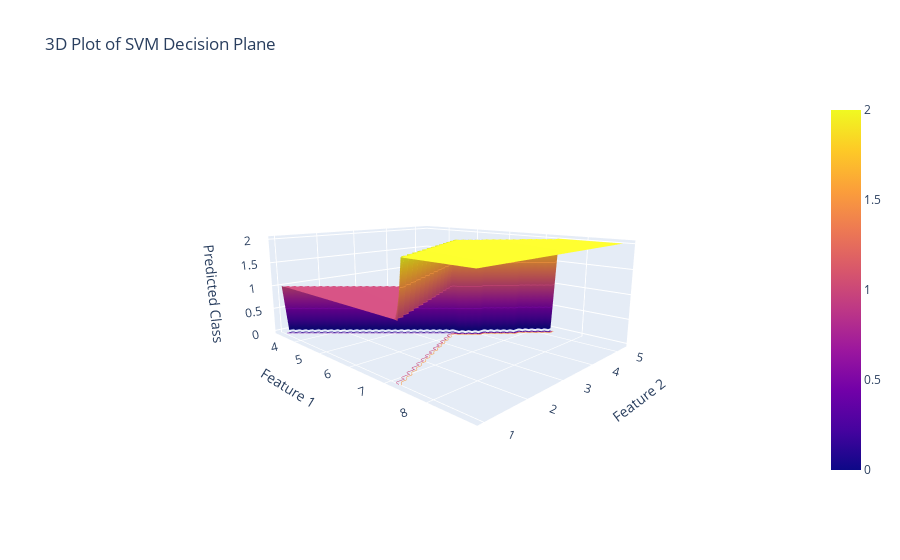

The code cell stored with this chart in its notebook:
### Markdown cell above
Summary:
- SVM has a lower false positive (FP) rate, which can save costs by avoiding unnecessary treatment for patients who don't need it. However, the tradeoff is a higher false negative (FN) rate, meaning we're misclassifying patients who do have AHD as not having it.
- On the other hand, Naive Bayes (NB) strikes a better balance between false positives and false negatives, which is ideal if you value both metrics equally.

### Code cell
import numpy as np
import plotly.graph_objects as go
from sklearn import svm, datasets

# Sample data for demonstration
iris = datasets.load_iris()
X = iris.data[:, :2]  # We'll use only the first two features for visualization
y = iris.target

# Train SVM model
clf = svm.SVC(kernel='linear')
clf.fit(X, y)

# Generate points on the decision plane
x_min, x_max = X[:, 0].min() - 1, X[:, 0].max() + 1
y_min, y_max = X[:, 1].min() - 1, X[:, 1].max() + 1
xx, yy = np.meshgrid(np.arange(x_min, x_max, 0.1),
                     np.arange(y_min, y_max, 0.1))

# Predict the class labels for the grid points
Z = clf.predict(np.c_[xx.ravel(), yy.ravel()])
Z = Z.reshape(xx.shape)

# Create the 3D plot
fig = go.Figure(data=[go.Surface(x=xx, y=yy, z=Z)])
fig.update_traces(contours_z=dict(show=True, usecolormap=True,
                                  highlightcolor="limegreen", project_z=True))

# Customize the plot
fig.update_layout(title="3D Plot of SVM Decision Plane",
                  scene=dict(xaxis_title='Feature 1',
                             yaxis_title='Feature 2',
                             zaxis_title='Predicted Class'),
                  scene_camera=dict(eye=dict(x=1.7, y=-1.7, z=0.5)))

# Show the plot
fig.show()

### Figure 1 — Plotly figure (JSON) as saved in the notebook; plotly's stock layout.template omitted (floating-point values rounded to 4 significant figures; data arrays with more than 128 entries replaced by an {"elided": "..."} marker saying what was removed)
{"data": [{"contours": {"z": {"highlightcolor": "limegreen", "project": {"z": true}, "show": true, "usecolormap": true}}, "type": "surface", "x": {"elided": "44x56 float values"}, "y": {"elided": "44x56 float values"}, "z": {"elided": "44x56 int values"}}], "layout": {"scene": {"camera": {"eye": {"x": 1.7, "y": -1.7, "z": 0.5}}, "xaxis": {"title": {"text": "Feature 1"}}, "yaxis": {"title": {"text": "Feature 2"}}, "zaxis": {"title": {"text": "Predicted Class"}}}, "title": {"text": "3D Plot of SVM Decision Plane"}}}
